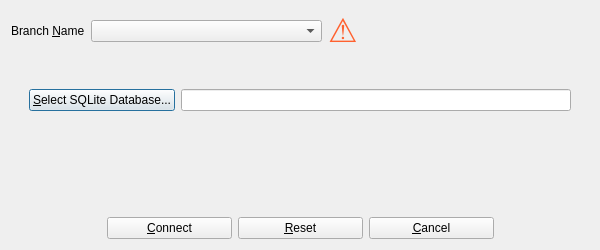
<?xml version="1.0" encoding="UTF-8"?>
<ui version="4.0">
 <class>branchSelect</class>
 <widget class="QDialog" name="branchSelect">
  <property name="geometry">
   <rect>
    <x>0</x>
    <y>0</y>
    <width>600</width>
    <height>250</height>
   </rect>
  </property>
  <property name="windowTitle">
   <string>BiblioteQ: Branch Selection</string>
  </property>
  <property name="windowIcon">
   <iconset resource="../Icons/icons.qrc">
    <normaloff>:/book.png</normaloff>:/book.png</iconset>
  </property>
  <layout class="QVBoxLayout" name="verticalLayout_3">
   <item>
    <layout class="QHBoxLayout">
     <item>
      <widget class="QLabel" name="label_4">
       <property name="text">
        <string>Branch &amp;Name</string>
       </property>
       <property name="buddy">
        <cstring>branch_name</cstring>
       </property>
      </widget>
     </item>
     <item>
      <widget class="QComboBox" name="branch_name">
       <property name="sizePolicy">
        <sizepolicy hsizetype="Expanding" vsizetype="Fixed">
         <horstretch>0</horstretch>
         <verstretch>0</verstretch>
        </sizepolicy>
       </property>
       <property name="editable">
        <bool>false</bool>
       </property>
       <property name="sizeAdjustPolicy">
        <enum>QComboBox::AdjustToContents</enum>
       </property>
      </widget>
     </item>
     <item>
      <widget class="QLabel" name="driver_warning">
       <property name="font">
        <font>
         <pointsize>25</pointsize>
        </font>
       </property>
       <property name="toolTip">
        <string>&lt;html&gt;&lt;head/&gt;&lt;body&gt;&lt;p&gt;Missing Qt database driver! Please contact your system administrator!&lt;/p&gt;&lt;/body&gt;&lt;/html&gt;</string>
       </property>
       <property name="styleSheet">
        <string notr="true">QWidget {color: #ff612f;}</string>
       </property>
       <property name="text">
        <string>&lt;html&gt;&amp;#9888;&lt;/html&gt;</string>
       </property>
       <property name="alignment">
        <set>Qt::AlignCenter</set>
       </property>
      </widget>
     </item>
     <item>
      <spacer>
       <property name="orientation">
        <enum>Qt::Horizontal</enum>
       </property>
       <property name="sizeHint" stdset="0">
        <size>
         <width>40</width>
         <height>20</height>
        </size>
       </property>
      </spacer>
     </item>
    </layout>
   </item>
   <item>
    <widget class="QStackedWidget" name="stackedWidget">
     <property name="sizePolicy">
      <sizepolicy hsizetype="Preferred" vsizetype="Fixed">
       <horstretch>0</horstretch>
       <verstretch>0</verstretch>
      </sizepolicy>
     </property>
     <property name="currentIndex">
      <number>0</number>
     </property>
     <widget class="QWidget" name="page_5">
      <layout class="QVBoxLayout" name="verticalLayout">
       <item>
        <widget class="QFrame" name="file_frame">
         <layout class="QHBoxLayout">
          <item>
           <widget class="QPushButton" name="fileButton">
            <property name="text">
             <string>&amp;Select SQLite Database...</string>
            </property>
            <property name="icon">
             <iconset resource="../Icons/icons.qrc">
              <normaloff>:/16x16/fileopen.png</normaloff>:/16x16/fileopen.png</iconset>
            </property>
           </widget>
          </item>
          <item>
           <widget class="QLineEdit" name="filename">
            <property name="readOnly">
             <bool>true</bool>
            </property>
           </widget>
          </item>
         </layout>
        </widget>
       </item>
      </layout>
     </widget>
     <widget class="QWidget" name="page_6">
      <layout class="QVBoxLayout" name="verticalLayout_2">
       <item>
        <widget class="QFrame" name="db_frame">
         <property name="sizePolicy">
          <sizepolicy hsizetype="Preferred" vsizetype="Fixed">
           <horstretch>0</horstretch>
           <verstretch>0</verstretch>
          </sizepolicy>
         </property>
         <layout class="QGridLayout">
          <item row="0" column="0" rowspan="2">
           <widget class="QLabel" name="label">
            <property name="text">
             <string/>
            </property>
            <property name="pixmap">
             <pixmap resource="../Icons/icons.qrc">:/32x32/database.png</pixmap>
            </property>
           </widget>
          </item>
          <item row="0" column="1">
           <widget class="QLabel" name="label_6">
            <property name="text">
             <string>&amp;Userid</string>
            </property>
            <property name="buddy">
             <cstring>userid</cstring>
            </property>
           </widget>
          </item>
          <item row="0" column="2">
           <layout class="QHBoxLayout">
            <item>
             <widget class="QLineEdit" name="userid">
              <property name="enabled">
               <bool>false</bool>
              </property>
              <property name="inputMask">
               <string notr="true"/>
              </property>
              <property name="text">
               <string>xbook_guest</string>
              </property>
              <property name="placeholderText">
               <string>PostgreSQL Userid</string>
              </property>
             </widget>
            </item>
            <item>
             <widget class="QComboBox" name="role">
              <property name="currentIndex">
               <number>1</number>
              </property>
              <property name="sizeAdjustPolicy">
               <enum>QComboBox::AdjustToContents</enum>
              </property>
              <property name="minimumContentsLength">
               <number>15</number>
              </property>
              <item>
               <property name="text">
                <string>Administrator</string>
               </property>
              </item>
              <item>
               <property name="text">
                <string>Guest</string>
               </property>
              </item>
              <item>
               <property name="text">
                <string>Patron</string>
               </property>
              </item>
             </widget>
            </item>
           </layout>
          </item>
          <item row="1" column="1">
           <widget class="QLabel" name="label_5">
            <property name="text">
             <string>&amp;Password</string>
            </property>
            <property name="buddy">
             <cstring>password</cstring>
            </property>
           </widget>
          </item>
          <item row="1" column="2">
           <layout class="QHBoxLayout" name="horizontalLayout">
            <item>
             <widget class="QLineEdit" name="password">
              <property name="enabled">
               <bool>false</bool>
              </property>
              <property name="inputMask">
               <string notr="true"/>
              </property>
              <property name="text">
               <string>xbook_guest</string>
              </property>
              <property name="echoMode">
               <enum>QLineEdit::Password</enum>
              </property>
              <property name="placeholderText">
               <string>PostgreSQL Password</string>
              </property>
             </widget>
            </item>
            <item>
             <widget class="QCheckBox" name="show_password">
              <property name="toolTip">
               <string>Hide or show the password.</string>
              </property>
              <property name="text">
               <string>&amp;Show</string>
              </property>
             </widget>
            </item>
           </layout>
          </item>
         </layout>
        </widget>
       </item>
      </layout>
     </widget>
    </widget>
   </item>
   <item>
    <spacer name="verticalSpacer">
     <property name="orientation">
      <enum>Qt::Vertical</enum>
     </property>
     <property name="sizeHint" stdset="0">
      <size>
       <width>20</width>
       <height>40</height>
      </size>
     </property>
    </spacer>
   </item>
   <item>
    <layout class="QHBoxLayout">
     <item>
      <spacer>
       <property name="orientation">
        <enum>Qt::Horizontal</enum>
       </property>
       <property name="sizeHint" stdset="0">
        <size>
         <width>40</width>
         <height>20</height>
        </size>
       </property>
      </spacer>
     </item>
     <item>
      <widget class="QPushButton" name="okButton">
       <property name="minimumSize">
        <size>
         <width>125</width>
         <height>0</height>
        </size>
       </property>
       <property name="text">
        <string>&amp;Connect</string>
       </property>
       <property name="icon">
        <iconset resource="../Icons/icons.qrc">
         <normaloff>:/16x16/ok.png</normaloff>:/16x16/ok.png</iconset>
       </property>
      </widget>
     </item>
     <item>
      <widget class="QPushButton" name="resetButton">
       <property name="minimumSize">
        <size>
         <width>125</width>
         <height>0</height>
        </size>
       </property>
       <property name="text">
        <string>&amp;Reset</string>
       </property>
       <property name="icon">
        <iconset resource="../Icons/icons.qrc">
         <normaloff>:/16x16/reset.png</normaloff>:/16x16/reset.png</iconset>
       </property>
      </widget>
     </item>
     <item>
      <widget class="QPushButton" name="cancelButton">
       <property name="minimumSize">
        <size>
         <width>125</width>
         <height>0</height>
        </size>
       </property>
       <property name="layoutDirection">
        <enum>Qt::LeftToRight</enum>
       </property>
       <property name="text">
        <string>&amp;Cancel</string>
       </property>
       <property name="icon">
        <iconset resource="../Icons/icons.qrc">
         <normaloff>:/16x16/cancel.png</normaloff>:/16x16/cancel.png</iconset>
       </property>
      </widget>
     </item>
     <item>
      <spacer>
       <property name="orientation">
        <enum>Qt::Horizontal</enum>
       </property>
       <property name="sizeHint" stdset="0">
        <size>
         <width>40</width>
         <height>20</height>
        </size>
       </property>
      </spacer>
     </item>
    </layout>
   </item>
  </layout>
 </widget>
 <tabstops>
  <tabstop>branch_name</tabstop>
  <tabstop>fileButton</tabstop>
  <tabstop>filename</tabstop>
  <tabstop>userid</tabstop>
  <tabstop>role</tabstop>
  <tabstop>password</tabstop>
  <tabstop>show_password</tabstop>
  <tabstop>okButton</tabstop>
  <tabstop>resetButton</tabstop>
  <tabstop>cancelButton</tabstop>
 </tabstops>
 <resources>
  <include location="../Icons/icons.qrc"/>
 </resources>
 <connections/>
</ui>
